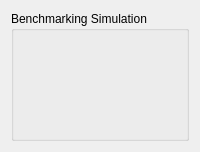
                <widget class="QWidget" name="page_3">
                 <layout class="QVBoxLayout" name="verticalLayout_6">
                  <item>
                   <widget class="QGroupBox" name="dynamic_group_2">
                    <property name="minimumSize">
                     <size>
                      <width>0</width>
                      <height>130</height>
                     </size>
                    </property>
                    <property name="title">
                     <string>Benchmarking Simulation</string>
                    </property>
                    <widget class="QLabel" name="bench_comingsoon">
                     <property name="geometry">
                      <rect>
                       <x>50</x>
                       <y>140</y>
                       <width>131</width>
                       <height>16</height>
                      </rect>
                     </property>
                     <property name="text">
                      <string>coming soon...</string>
                     </property>
                    </widget>
                    <widget class="QLabel" name="benchmark_img">
                     <property name="geometry">
                      <rect>
                       <x>320</x>
                       <y>20</y>
                       <width>32</width>
                       <height>32</height>
                      </rect>
                     </property>
                     <property name="minimumSize">
                      <size>
                       <width>32</width>
                       <height>32</height>
                      </size>
                     </property>
                     <property name="text">
                      <string/>
                     </property>
                     <property name="pixmap">
                      <pixmap resource="toolbaricons/guitoolbaricons.qrc">:/guitoolbaricons/disperse.png</pixmap>
                     </property>
                    </widget>
                   </widget>
                  </item>
                 </layout>
                </widget>
